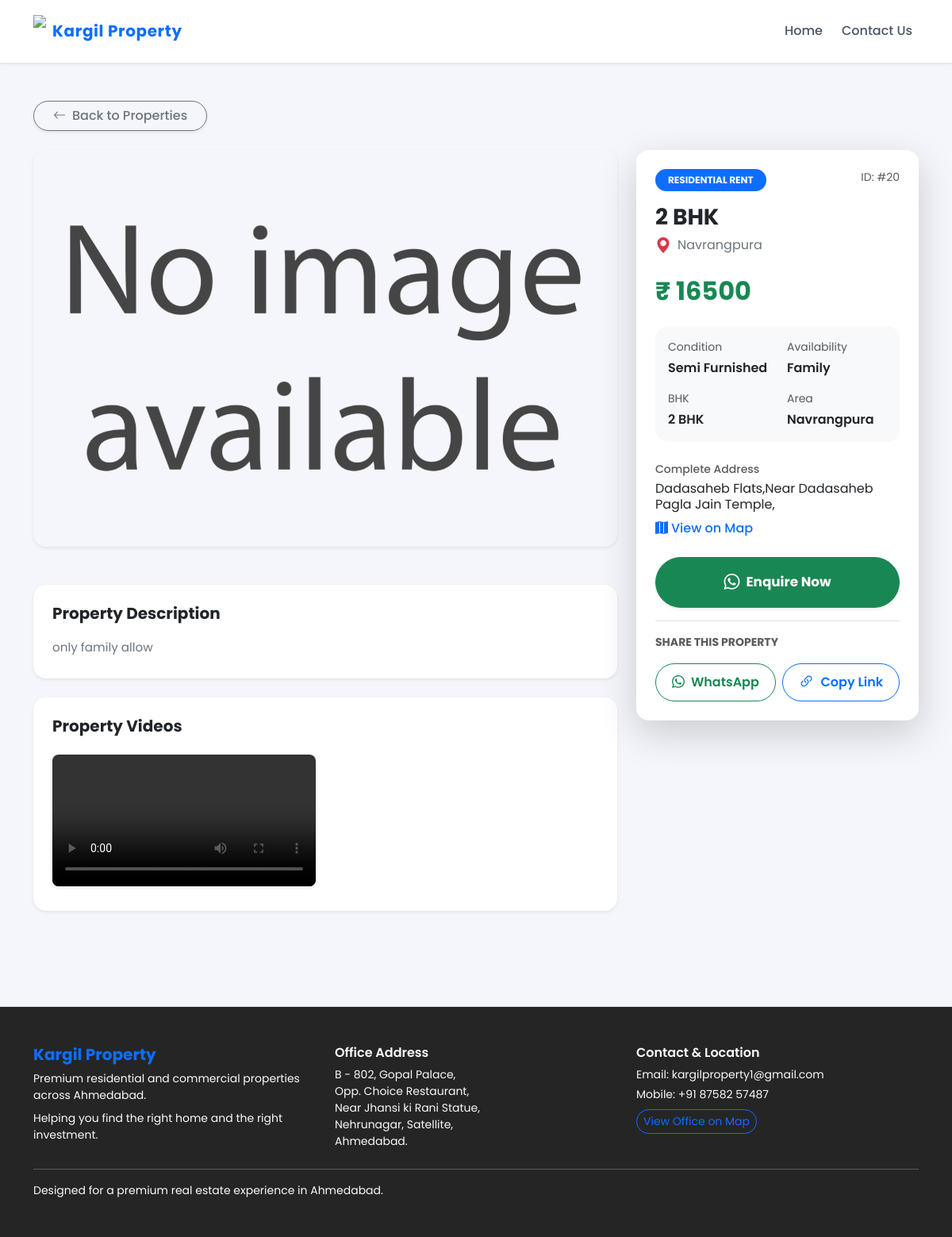
The app's page /property-details.php?id=20&return=/ with its own data.
### tables this page shows
CREATE TABLE IF NOT EXISTS `tbl_property` (
  `id` int NOT NULL AUTO_INCREMENT,
  `owner_name` varchar(100) DEFAULT NULL,
  `owner_mobile` varchar(10) DEFAULT NULL,
  `price` varchar(20) DEFAULT NULL,
  `type` varchar(50) DEFAULT NULL,
  `area` varchar(50) DEFAULT NULL,
  `address` varchar(255) DEFAULT NULL,
  `bhk` varchar(20) DEFAULT NULL,
  `property_condition` varchar(50) DEFAULT NULL,
  `availability` varchar(50) DEFAULT NULL,
  `created_by` varchar(100) DEFAULT NULL,
  `address_link` text,
  `description` text,
  `note` text,
  `call_status` enum('DNP','callback','Available') DEFAULT NULL,
  `call_status_date` date DEFAULT NULL,
  `status` enum('pending','approved') DEFAULT 'pending',
  `created_at` timestamp NULL DEFAULT CURRENT_TIMESTAMP,
  PRIMARY KEY (`id`),
  UNIQUE KEY `owner_mobile` (`owner_mobile`)
);

### property-details.php (the view, shortened to what this page needs)
<?php
include "includes/config.php";
$id = (int)($_GET['id'] ?? 0);
$p = null;
if ($id > 0) {
    $stmt = mysqli_prepare(
        $con,
        "SELECT * FROM tbl_property WHERE id = ? AND status='approved' LIMIT 1"
    );
    mysqli_stmt_bind_param($stmt, "i", $id);
    mysqli_stmt_execute($stmt);
    $res = mysqli_stmt_get_result($stmt);
    $p = mysqli_fetch_assoc($res);
}
include "includes/header.php";
$images = [];
$videos = [];
$qv = mysqli_prepare(
    $con,
    "SELECT video FROM tbl_property_videos WHERE property_id=?"
);
mysqli_stmt_bind_param($qv, "i", $id);
mysqli_stmt_execute($qv);
$rv = mysqli_stmt_get_result($qv);
while ($vid = mysqli_fetch_assoc($rv)) {
    $videos[] = $vid['video'];
}
$whatsapp_number = "918758257487";
$message = rawurlencode(
    "Hi, I am interested in Property ID #".$p['id'].
    "\nType: ".$p['type'].
    "\nBHK: ".$p['bhk'].
    "\nArea: ".$p['area'].
    "\nPrice: ₹ ".$p['price']
);
?>
<div class="container container-fluid py-5">
  <div class="mb-4">
    <button id="backBtn" class="btn btn-outline-secondary rounded-pill px-4 shadow-sm fw-medium">
      <i class="bi bi-arrow-left me-2"></i>Back to Properties
    </button>
  </div>
  <div class="row g-4">
    <div class="col-lg-8">
      <div id="carousel" class="carousel slide mb-5 shadow-sm rounded-4 overflow-hidden" data-bs-ride="carousel">
        <div class="carousel-inner">
          <?php if ($images) {
            foreach ($images as $k => $img) { ?>
              <div class="carousel-item <?= $k === 0 ? 'active' : '' ?>">
                <img src="uploads/<?= htmlspecialchars($img) ?>"
                     class="d-block w-100"
                     style="height:500px;object-fit:cover"
                     loading="lazy">
              </div>
          <?php }} else { ?>
            <div class="carousel-item active">
              <img src="assets/images/no_image2.png"
                   class="d-block w-100"
                   style="height:500px;object-fit:cover"
                   loading="lazy">
            </div>
          <?php } ?>
        </div>
      </div>
      <?php if (!empty($p['description'])) { ?>
        <div class="card shadow-sm border-0 rounded-4 mb-4">
          <div class="card-body p-4">
            <h5 class="fw-bold mb-3 text-dark">Property Description</h5>
            <p class="text-secondary lh-lg mb-0" style="font-size:0.95rem;">
              <?= nl2br(htmlspecialchars($p['description'])) ?>
            </p>
          </div>
        </div>
      <?php } ?>
      <?php if (!empty($videos)) { ?>
      <div class="card shadow-sm border-0 rounded-4 mb-4">
        <div class="card-body p-4">
          <h5 class="fw-bold mb-4 text-dark">Property Videos</h5>
          <div class="row g-4">
            <?php foreach ($videos as $video) { ?>
              <div class="col-md-6">
                <?php if (str_contains($video, 'youtube') || str_contains($video, 'youtu.be')) { ?>
                  <div class="ratio ratio-16x9 rounded-3 overflow-hidden shadow-sm">
                    <iframe src="<?= htmlspecialchars($video) ?>" allowfullscreen></iframe>
                  </div>
                <?php } else { ?>
                  <video controls class="w-100 rounded-3 shadow-sm"
                         style="max-height:250px; object-fit:cover">
                    <source src="uploads/<?= htmlspecialchars($video) ?>" type="video/mp4">
                  </video>
                <?php } ?>
              </div>
            <?php } ?>
          </div>
        </div>
      </div>
      <?php } ?>
    </div>
    <div class="col-lg-4">
      <div class="sticky-top" style="top: 100px; z-index: 1000;">
        <div class="card shadow-lg border-0 rounded-4 mb-4">
          <div class="card-body p-4">
            <div class="d-flex justify-content-between align-items-start mb-2">
              <span class="badge bg-primary text-uppercase px-3 py-2 rounded-pill fs-7">
                <?= htmlspecialchars($p['type']) ?>
              </span>
              <span class="text-muted small">ID: #<?= $p['id'] ?></span>
            </div>
            <h3 class="fw-bold text-dark mt-3 mb-1">
              <?= htmlspecialchars($p['bhk']) ?>
            </h3>
            <p class="text-secondary mb-4 align-items-center d-flex">
              <i class="bi bi-geo-alt-fill text-danger fs-5 me-2"></i>
              <?= htmlspecialchars($p['area']) ?>
            </p>
            <h2 class="text-success fw-bolder mb-4">
              ₹ <?= htmlspecialchars($p['price']) ?>
            </h2>
            <div class="bg-light rounded-4 p-3 mb-4">
              <div class="row gy-3">
                <div class="col-6">
                  <div class="text-muted small mb-1">Condition</div>
                  <div class="fw-semibold text-dark text-capitalize"><?= htmlspecialchars($p['property_condition']) ?></div>
                </div>
                <div class="col-6">
                  <div class="text-muted small mb-1">Availability</div>
                  <div class="fw-semibold text-dark text-capitalize"><?= htmlspecialchars($p['availability']) ?></div>
                </div>
                <div class="col-6">
                  <div class="text-muted small mb-1">BHK</div>
                  <div class="fw-semibold text-dark"><?= htmlspecialchars($p['bhk']) ?></div>
                </div>
                <div class="col-6">
                  <div class="text-muted small mb-1">Area</div>
                  <div class="fw-semibold text-dark"><?= htmlspecialchars($p['area']) ?></div>
                </div>
              </div>
            </div>
            <?php if (!empty($p['address'])) { ?>
              <div class="mb-4">
                <div class="text-muted small mb-1 fw-medium">Complete Address</div>
                <p class="mb-2 text-dark fs-6 lh-sm">
                  <?= nl2br(htmlspecialchars($p['address'])) ?>
                </p>
                <?php if (!empty($p['address_link'])) { ?>
                  <a href="<?= htmlspecialchars($p['address_link']) ?>"
                     target="_blank"
                     class="text-decoration-none text-primary fs-7 fw-medium d-inline-flex align-items-center">
                    <i class="bi bi-map-fill me-1"></i> View on Map
                  </a>
                <?php } ?>
              </div>
            <?php } ?>
            <a href="https://api.whatsapp.com/send?phone=<?= $whatsapp_number ?>&text=<?= $message ?>"
               target="_blank"
               class="btn btn-success fw-bold w-100 py-3 rounded-pill shadow-sm d-flex justify-content-center align-items-center gap-2 mb-3"
               style="font-size: 1.05rem;">
              <i class="bi bi-whatsapp fs-5"></i> Enquire Now
            </a>
            <div class="pt-3 border-top">
              <p class="text-muted small fw-bold text-uppercase mb-3">Share this Property</p>
              <div class="d-flex gap-2">
                <a href="https://api.whatsapp.com/send?text=Check out this property on Kargil Property: <?= rawurlencode('http://' . $_SERVER['HTTP_HOST'] . $_SERVER['REQUEST_URI']) ?>"
                   target="_blank"
                   class="btn btn-outline-success flex-grow-1 rounded-pill d-flex align-items-center justify-content-center gap-2 py-2 small fw-semibold">
                  <i class="bi bi-whatsapp"></i> WhatsApp
                </a>
                <button id="copyShareLink"
                        class="btn btn-outline-primary flex-grow-1 rounded-pill d-flex align-items-center justify-content-center gap-2 py-2 small fw-semibold"
                        data-url="<?= 'http://' . $_SERVER['HTTP_HOST'] . $_SERVER['REQUEST_URI'] ?>">
                  <i class="bi bi-link-45deg fs-5"></i> Copy Link
                </button>
              </div>
            </div>
          </div>
        </div>
      </div>
    </div>
  </div>
</div>
<?php include "includes/footer.php"; ?>

### includes/header.php (shortened to what this page needs)
<!DOCTYPE html>
<html>
<head>
<link href="https://cdn.jsdelivr.net/npm/bootstrap@5.3.2/dist/css/bootstrap.min.css" rel="stylesheet">
<link href="https://cdn.jsdelivr.net/npm/bootstrap-icons/font/bootstrap-icons.css" rel="stylesheet">
<link rel="stylesheet" href="assets/css/index.css?v=<?= time() ?>">
</head>
<body>
<nav class="navbar navbar-expand-lg navbar-light bg-white shadow-sm sticky-top">
  <div class="container">
    <a class="navbar-brand d-flex align-items-center" href="index.php">
      <img src="assets/images/kargil_property_logo.png" style="height:40px" class="me-2">
      <span class="fw-bold text-primary fs-5">Kargil Property</span>
    </a>
    <div class="collapse navbar-collapse" id="navbarContent">
      <div class="navbar-nav ms-auto align-items-center gap-2 mt-3 mt-lg-0">
        <a href="index.php" class="nav-link fw-medium">Home</a>
        <a href="contact.php" class="nav-link fw-medium">Contact Us</a>
      </div>
    </div>
  </div>
</nav>

### includes/footer.php
<footer class="mt-5  text-light border-top custom-footer ">
  <div class="container py-4 py-md-5">
    <div class="row gy-4">
      <div class="col-md-4 text-center text-md-start">
        <h5 class="fw-bold text-primary mb-2">Kargil Property</h5>
        <p class="small mb-2 text-light-50">
          Premium residential and commercial properties across Ahmedabad.
        </p>
        <p class="small mb-0 text-light-50">
          Helping you find the right home and the right investment.
        </p>
      </div>
      <div class="col-md-4 text-center text-md-start">
        <h6 class="fw-semibold mb-2">Office Address</h6>
        <p class="small mb-0 text-light-50">
          B - 802, Gopal Palace,<br>
          Opp. Choice Restaurant,<br>
          Near Jhansi ki Rani Statue,<br>
          Nehrunagar, Satellite,<br>
          Ahmedabad.
        </p>
      </div>
      <div class="col-md-4 text-center text-md-start">
        <h6 class="fw-semibold mb-2">Contact & Location</h6>
        <p class="small mb-1">
          <span class="text-light-50">Email:</span>
          <a href="mailto:kargilproperty1@gmail.com" class="text-decoration-none text-light">
            kargilproperty1@gmail.com
          </a>
        </p>
        <p class="small mb-2">
          <span class="text-light-50">Mobile:</span>
          <a href="tel:+918758257487" class="text-decoration-none text-light">
            +91 87582 57487
          </a>
        </p>
        <a href="https://maps.app.goo.gl/TivRxAN9sVQ6ZrWS7"
           target="_blank"
           rel="noopener"
           class="btn btn-sm btn-outline-primary rounded-pill">
          View Office on Map
        </a>
      </div>
    </div>
    <hr class="mt-4 mb-3">
    <div class="d-flex flex-column flex-md-row justify-content-between align-items-center gap-2">
      <p class="small mb-0 text-light-50">
        Designed for a premium real estate experience in Ahmedabad.
      </p>
    </div>
  </div>
</footer>

### assets/css/index.css (style rules this page uses)
body { font-family: 'Poppins', -apple-system, BlinkMacSystemFont, 'Segoe UI', sans-serif; background-color: #f5f6fb; color: #111827; overflow-x: hidden; }
.navbar { font-family: 'Poppins', -apple-system, BlinkMacSystemFont, 'Segoe UI', sans-serif; background-color: #ffffff !important; box-shadow: 0 8px 24px rgba(15, 23, 42, 0.06); min-height: 72px; }
.navbar .container { padding-top: 0.4rem; padding-bottom: 0.4rem; }
.navbar-brand span { letter-spacing: 0.03em; }
.navbar .nav-link { font-weight: 500; color: #4b5563; padding: 0.4rem 0.8rem; border-radius: 999px; transition: color 0.2s ease, background-color 0.2s ease; }
.navbar-brand img { max-height:45px; }
.custom-footer { background-color: #1b1b1bf2; color: #ffffff; }

### records on screen
tbl_property: description "only family allow", type "RESIDENTIAL RENT", id "20", bhk "2 BHK", area "Navrangpura", price "16500", property_condition "Semi Furnished", availability "Family", address "Dadasaheb Flats,Near Dadasaheb Pagla Jain Temple,"
